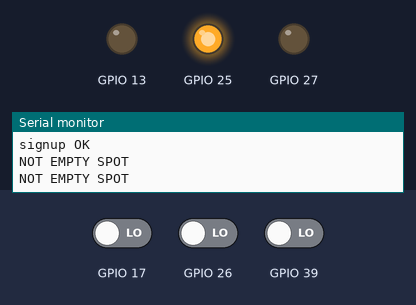
A sketch run on a simulated ESP32. On the bench: output pins drawn as LEDs (lit = HIGH), the last lines printed to the serial monitor. The inputs (shaded band) are chosen by the test bench; at power-on: GPIO 39 LOW, GPIO 17 LOW, GPIO 26 LOW. WiFi joins after 1.5 s; servers stay silent unless stated.

Above: at 3.2 s.
3.3 s: GPIO 39 driven HIGH
At 7.6 s:
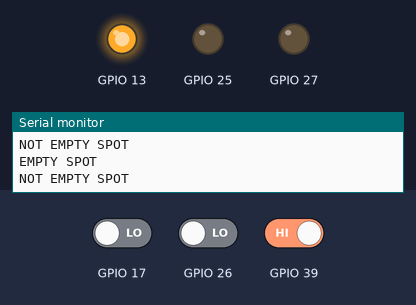
7.9 s: GPIO 39 driven LOW
At 10.2 s:
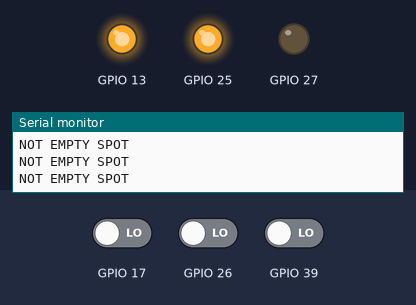
12.0 s: GPIO 17 driven HIGH
At 17.7 s:
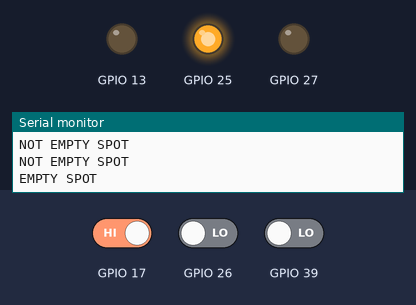
Timing chart, 0 to 19.2 s (numbered marks = the images above; inputs shaded):
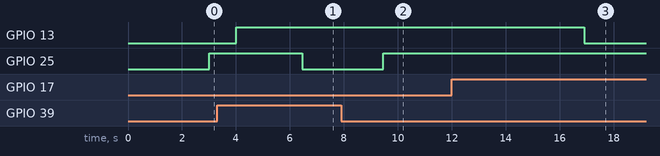

The sketch:

ArduinoCode.ino
```cpp
#include <WiFi.h>
#include <Firebase_ESP_Client.h>
#include "addons/TokenHelper.h"
#include "addons/RTDBHelper.h"

#define API_KEY "AIzaSyDneucpLTuzrIuJT9_sg7KP-mvb9PrZddg"
#define DATABASE_URL "https://esp32v2-e8892-default-rtdb.firebaseio.com/"


FirebaseData fbdo;
FirebaseAuth auth;
FirebaseConfig config;

const char* ssid = "iPhone užívateľa David";
const char* password = "123456789";
unsigned long sendDataPrevMillis = 0;
bool signupOK = false;


void wifiConnection()
{
  WiFi.mode(WIFI_STA);
  WiFi.begin(ssid, password);
  Serial.println("Connection to WiFi ...");
  while (WiFi.status() != WL_CONNECTED)
  {
    Serial.print('.');
    delay(1000);

  }
  Serial.println("\n");
  Serial.println(WiFi.localIP());
}


void setup() {
  pinMode(26, INPUT);
  pinMode(39, INPUT);
  pinMode(17, INPUT);
  //LED
  pinMode(13, OUTPUT);
  pinMode(25, OUTPUT);
  pinMode(27, OUTPUT);

  Serial.begin(19200);

  wifiConnection();


  config.api_key = API_KEY;
  config.database_url = DATABASE_URL;
  if (Firebase.signUp(&config, &auth, "", ""))
  {
    Serial.println("signup OK");
    signupOK = true;
  }else {
    Serial.println("something is wrong");
  }

  config.token_status_callback = tokenStatusCallback;
  Firebase.begin(&config, &auth);
  Firebase.reconnectWiFi(true);


}

void loop() {

  bool value = digitalRead(26);
  bool value1 = digitalRead(39);
  bool value2 = digitalRead(17);


  if (value == 1)
  {
    Serial.println("EMPTY SPOT");
    digitalWrite(12, LOW);
    int value = 1;

  }else{
    Serial.println("NOT EMPTY SPOT");
    //digitalWrite(22, LOW);
    int value = 0;
    //String value = "false";
    digitalWrite(12, HIGH);

  }
  delay(1000);

  if (value1 == 1)
  {
    Serial.println("EMPTY SPOT");
    digitalWrite(25, LOW);
    //String value1 = "true";
    int value1 = 1;

  }else{
    Serial.println("NOT EMPTY SPOT");
    digitalWrite(25, HIGH);
    //String value1 = "false";
    int value1 = 0;

  }
  delay(1000);

  if (value2 == 1)
  {
    Serial.println("EMPTY SPOT");
    //digitalWrite(22, HIGH);
    //String value1 = "true";
    int value2 = 1;
    digitalWrite(13, LOW);

  }else{
    Serial.println("NOT EMPTY SPOT");
    //digitalWrite(22, LOW);
    int value2 = 0;
    digitalWrite(13, HIGH);

  }
  delay(1000);

  // put your main code here, to run repeatedly:
  if (Firebase.ready() && signupOK && (millis() - sendDataPrevMillis > 5000 || sendDataPrevMillis == 0))
  {

    sendDataPrevMillis = millis();

    if(Firebase.RTDB.setInt(&fbdo, "Parking1/ParkingSpot1", value))
    {
      Serial.println();
      Serial.println("PATH: " + fbdo.dataPath());
      Serial.println("TYPE: " + fbdo.dataType());
    }else {
      Serial.println("FAILED");

    }

    if(Firebase.RTDB.setInt(&fbdo, "Parking1/ParkingSpot2", value1))
    {
      Serial.println();
      Serial.println("PATH: " + fbdo.dataPath());
      Serial.println("TYPE: " + fbdo.dataType());
    }else {
      Serial.println("FAILED");

    }

    if(Firebase.RTDB.setInt(&fbdo, "Parking2/ParkingSpot1", value2))
    {
      Serial.println();
      Serial.println("PATH: " + fbdo.dataPath());
      Serial.println("TYPE: " + fbdo.dataType());
    }else {
      Serial.println("FAILED");

    }

  }
}
```

Measured:
- after the input at 3.3 s, GPIO 25: HIGH → LOW after 3.2 s
- after the input at 7.9 s, GPIO 25: LOW → HIGH after 1.6 s
- after the input at 12.0 s, GPIO 13: HIGH → LOW after 4.9 s
